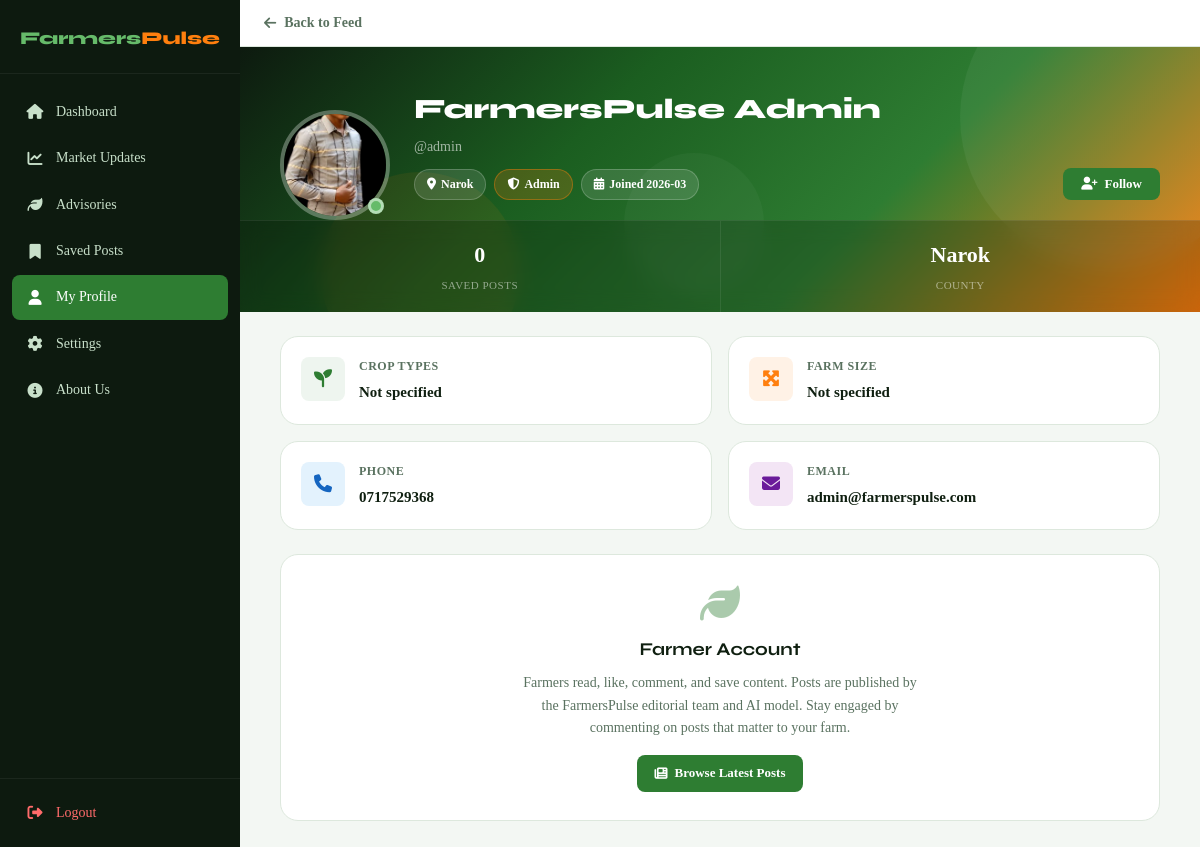
Page /profile/1 (signed in) on the committed database.
### tables this page shows
CREATE TABLE users (
        id INTEGER PRIMARY KEY AUTOINCREMENT,
        username TEXT UNIQUE NOT NULL,
        email TEXT UNIQUE NOT NULL,
        password TEXT NOT NULL,
        role TEXT DEFAULT 'farmer',
        full_name TEXT DEFAULT '',
        phone TEXT DEFAULT '',
        county TEXT DEFAULT '',
        crop_types TEXT DEFAULT '',
        farm_size TEXT DEFAULT '',
        bio TEXT DEFAULT '',
        profile_pic TEXT DEFAULT '',
        is_active INTEGER DEFAULT 1,
        is_banned INTEGER DEFAULT 0,
        ban_reason TEXT DEFAULT '',
        created_at TEXT DEFAULT (datetime('now')),
        last_login TEXT
    );

### app.py (the view)
@app.route("/profile/<int:user_id>")
@login_required
def profile(user_id):
    conn=get_db(); user=conn.execute("SELECT * FROM users WHERE id=?",(user_id,)).fetchone()
    if not user: conn.close(); return redirect(url_for("dashboard"))
    posts=conn.execute("SELECT * FROM posts WHERE user_id=? AND is_published=1 ORDER BY created_at DESC",(user_id,)).fetchall()
    followers=conn.execute("SELECT COUNT(*) FROM follows WHERE followed_id=?",(user_id,)).fetchone()[0]
    following=conn.execute("SELECT COUNT(*) FROM follows WHERE follower_id=?",(user_id,)).fetchone()[0]
    is_following=bool(conn.execute("SELECT id FROM follows WHERE follower_id=? AND followed_id=?",(session["user_id"],user_id)).fetchone())
    def ps(pid):
        l=conn.execute("SELECT COUNT(*) FROM likes WHERE post_id=? AND is_like=1",(pid,)).fetchone()[0]
        c=conn.execute("SELECT COUNT(*) FROM comments WHERE post_id=?",(pid,)).fetchone()[0]
        return l,c
    posts_data=[{"post":p,"likes":ps(p["id"])[0],"comments":ps(p["id"])[1]} for p in posts]
    saved_count=conn.execute("SELECT COUNT(*) FROM saved_posts WHERE user_id=?",(user_id,)).fetchone()[0]
    total_likes=conn.execute("SELECT COUNT(*) FROM likes l JOIN posts p ON l.post_id=p.id WHERE p.user_id=? AND l.is_like=1",(user_id,)).fetchone()[0]
    conn.close()
    return render_template("profile.html",user=user,posts_data=posts_data,followers=followers,following=following,is_following=is_following,saved_count=saved_count,total_likes=total_likes)

### app.py (called while the page is built)
def get_db():
    if not os.path.exists("database"):
        os.makedirs("database")
    conn = sqlite3.connect(DATABASE)
    conn.row_factory = sqlite3.Row
    conn.execute("PRAGMA foreign_keys = ON")
    return conn

def login_required(f):
    @wraps(f)
    def dec(*a,**k):
        if "user_id" not in session: return redirect(url_for("login"))
        return f(*a,**k)
    return dec

def current_user():
    if "user_id" not in session: return None
    conn=get_db(); u=conn.execute("SELECT * FROM users WHERE id=?",(session["user_id"],)).fetchone(); conn.close(); return u

@app.context_processor
def inject_globals():
    u=current_user(); unread=0; pending_ai=0; unread_feedback=0
    if u:
        conn=get_db()
        unread=conn.execute("SELECT COUNT(*) FROM notifications WHERE user_id=? AND is_read=0",(u["id"],)).fetchone()[0]
        if u["role"]=="admin":
            pending_ai=conn.execute("SELECT COUNT(*) FROM posts WHERE is_published=0 AND source='ai_model'").fetchone()[0]
            unread_feedback=conn.execute("SELECT COUNT(*) FROM feedback WHERE status='unread'").fetchone()[0]
        conn.close()
    return dict(current_user=u,unread_count=unread,pending_ai_count=pending_ai,unread_feedback=unread_feedback)

### templates/profile.html (shortened to what this page needs)
{% extends "base.html" %}
{% block body_class %}farmer-body{% endblock %}
{% block content %}
<div class="fp-layout">
  <aside class="fp-sidebar" id="sidebar">
    <div class="sidebar-logo"><span class="logo-green">Farmers</span><span class="logo-orange">Pulse</span></div>
    <nav class="sidebar-nav">
      <a href="{{ url_for('dashboard') }}" class="nav-item"><i class="fas fa-home"></i><span>Dashboard</span></a>
      <a href="{{ url_for('dashboard', category='market') }}" class="nav-item"><i
          class="fas fa-chart-line"></i><span>Market Updates</span></a>
      <a href="{{ url_for('dashboard', category='advisory') }}" class="nav-item"><i
          class="fas fa-leaf"></i><span>Advisories</span></a>
      <a href="{{ url_for('saved_posts') }}" class="nav-item"><i class="fas fa-bookmark"></i><span>Saved
          Posts</span></a>
      <a href="{{ url_for('profile', user_id=current_user.id) }}" class="nav-item active"><i
          class="fas fa-user"></i><span>My Profile</span></a>
      <a href="{{ url_for('edit_profile') }}"
        class="nav-item {% if request.endpoint=='edit_profile' %}active{% endif %}"><i
          class="fas fa-cog"></i><span>Settings</span></a>
      <a href="{{ url_for('about') }}"
        class="nav-item {% if request.endpoint in ['about','feedback'] %}active{% endif %}"><i
          class="fas fa-circle-info"></i><span>About Us</span></a>
    </nav>
    <div class="sidebar-footer"><a href="{{ url_for('logout') }}" class="nav-item logout-item"><i
          class="fas fa-sign-out-alt"></i><span>Logout</span></a></div>
  </aside>
  <div class="fp-main">
    <header class="fp-topnav">
      <div class="topnav-left">
        <a href="{{ url_for('dashboard') }}" class="back-link"><i class="fas fa-arrow-left"></i> Back to Feed</a>
      </div>
    </header>
    <div class="fp-main" style="margin-left:0;">
      <div class="profile-page-wrap">
        <div class="profile-hero">
          <div class="profile-hero-bg-circles"><span></span><span></span><span></span></div>
          <div class="profile-hero-inner">
            <div class="profile-hero-top">
              <div class="profile-avatar-wrap">
                {% if user['profile_pic'] %}
                <img src="{{ url_for('static', filename='uploads/' + user['profile_pic']) }}" alt=""
                  class="profile-avatar-xl">
                {% else %}
                <div class="avatar-xl-fallback">{{ user['username'][0].upper() }}</div>
                {% endif %}
                <div class="profile-online-dot"></div>
              </div>
              <div class="profile-hero-info">
                <h2>{{ user['full_name'] or user['username'] }}</h2>
                <div class="handle">@{{ user['username'] }}</div>
                <div class="profile-badge-row">
                  {% if user['county'] %}<span class="profile-badge"><i class="fas fa-map-marker-alt"></i> {{
                    user['county'] }}</span>{% endif %}
                  {% if user['role'] == 'admin' %}<span class="profile-badge badge-orange"><i
                      class="fas fa-shield-halved"></i> Admin</span>{% endif %}
                  <span class="profile-badge"><i class="fas fa-calendar-alt"></i> Joined {{ user['created_at'][:7]
                    }}</span>
                </div>
              </div>
              <div class="profile-hero-actions">
                {% if user['id'] == current_user['id'] %}
                <a href="{{ url_for('edit_profile') }}" class="btn-outline-sm"
                  style="border-color:rgba(255,255,255,.3);color:#fff;"><i class="fas fa-edit"></i> Edit Profile</a>
                {% else %}
                <button class="btn-primary-sm follow-btn {% if is_following %}following{% endif %}"
                  onclick="followUser({{ user['id'] }},this)" id="followBtn">
                  <i class="fas fa-{% if is_following %}user-check{% else %}user-plus{% endif %}"></i>
                  {{ 'Following' if is_following else 'Follow' }}
                </button>
                {% endif %}
              </div>
            </div>
          </div>
          <div class="profile-stats-strip">
            <div class="pstat"><strong>{{ saved_count }}</strong><span>Saved Posts</span></div>
            <div class="pstat"><strong>{{ user['county'] or '—' }}</strong><span>County</span></div>
          </div>
        </div>
        <div class="profile-body">
          <div class="profile-info-grid">
            <div class="info-card">
              <div class="info-card-icon green"><i class="fas fa-seedling"></i></div>
              <div>
                <h4>Crop Types</h4>
                <p>{{ user['crop_types'] or 'Not specified' }}</p>
              </div>
            </div>
            <div class="info-card">
              <div class="info-card-icon orange"><i class="fas fa-expand-arrows-alt"></i></div>
              <div>
                <h4>Farm Size</h4>
                <p>{{ user['farm_size'] or 'Not specified' }}</p>
              </div>
            </div>
            <div class="info-card">
              <div class="info-card-icon blue"><i class="fas fa-phone"></i></div>
              <div>
                <h4>Phone</h4>
                <p>{{ user['phone'] or 'Not provided' }}</p>
              </div>
            </div>
            <div class="info-card">
              <div class="info-card-icon purple"><i class="fas fa-envelope"></i></div>
              <div>
                <h4>Email</h4>
                <p>{{ user['email'] }}</p>
              </div>
            </div>
          </div>
          <div
            style="background:var(--surface);border-radius:var(--radius-lg);border:1px solid var(--border);padding:28px;text-align:center;">
            <i class="fas fa-leaf"
              style="font-size:40px;color:var(--green);opacity:.4;display:block;margin-bottom:12px;"></i>
            <h4 style="font-family:var(--font-display);font-size:18px;margin-bottom:8px;">Farmer Account</h4>
            <p style="font-size:14px;color:var(--text-muted);max-width:400px;margin:0 auto;">
              Farmers read, like, comment, and save content. Posts are published by the FarmersPulse editorial team and
              AI model.
              Stay engaged by commenting on posts that matter to your farm.
            </p>
            <a href="{{ url_for('dashboard') }}" class="btn-primary-sm" style="margin-top:16px;display:inline-flex;">
              <i class="fas fa-newspaper"></i> Browse Latest Posts
            </a>
          </div>
        </div>
      </div>
    </div>
  </div>
</div>
{% endblock %}

### rows in the picture
users: profile_pic (picture), full_name "FarmersPulse Admin", username "admin", county "Narok", created_at "2026-03", crop_types "Not specified", farm_size "Not specified", phone "0717529368", email "admin@farmerspulse.com"

### other values in the picture
{{ 'Following' if is_following else 'Follow' }} "Follow"
{{ saved_count }} "0"
